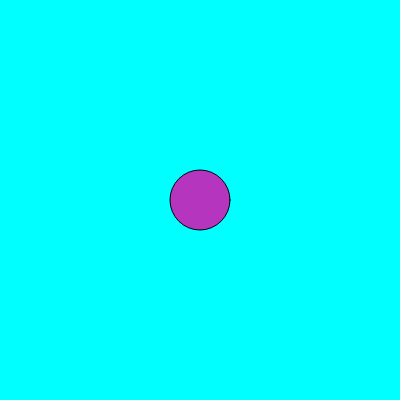
Frame 1 (no input)
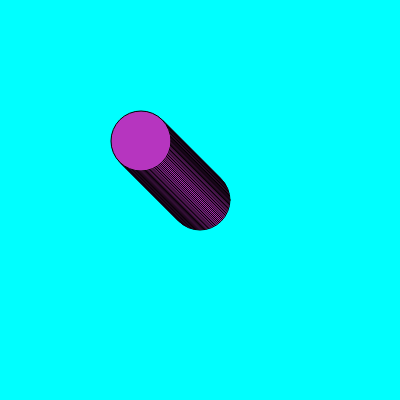
Frame 60 (no input)
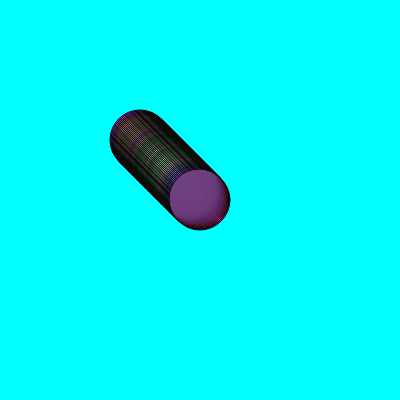
Frame 120 (the mouse pressed at the canvas centre since frame 60)

The p5.js sketch that drew these frames (run headless with seeded random() and noise() and a simulated clock; from frame 60 on, the mouse is pressed at the canvas centre):

// p5.js sketch
// ── sketch.js
let cor;
let posicaoHorizontal;
let posicaoVertical;
let tamanho; 

function setup() {
  createCanvas(400, 400);
  background("cyan");
  cor = color(random(0,255),
random(0,255), random(0,255))
  posicaoHorizontal = 200;
  posicaoVertical = 200;
  tamanho = 60;
}


function draw() {
  fill(cor)
  circle(posicaoHorizontal, posicaoVertical, tamanho);
  
  
  
  if(mouseX < posicaoHorizontal) {
    posicaoHorizontal -= 1
 }
    if (mouseX > posicaoHorizontal){
      posicaoHorizontal += 1
    }
    

    if(mouseY > posicaoVertical){
      posicaoVertical += 1
    }
      
      
    if(mouseY < posicaoVertical){
      posicaoVertical -= 1
    }
    if(mouseIsPressed){
      cor= color (random(0,255), random(0,255), random(0,255,), random (0,100));
        
      }
    
      
    
    }
      
    
    
  
  
